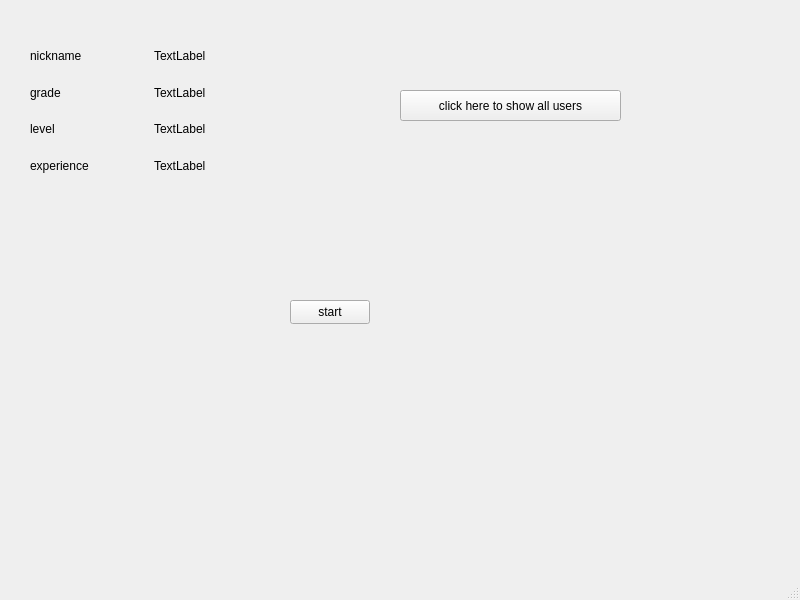
<?xml version="1.0" encoding="UTF-8"?>
<ui version="4.0">
 <class>playerWindow</class>
 <widget class="QMainWindow" name="playerWindow">
  <property name="geometry">
   <rect>
    <x>0</x>
    <y>0</y>
    <width>800</width>
    <height>600</height>
   </rect>
  </property>
  <property name="windowTitle">
   <string>MainWindow</string>
  </property>
  <widget class="QWidget" name="centralwidget">
   <widget class="QPushButton" name="pushButton">
    <property name="geometry">
     <rect>
      <x>400</x>
      <y>90</y>
      <width>221</width>
      <height>31</height>
     </rect>
    </property>
    <property name="text">
     <string>click here to show all users</string>
    </property>
   </widget>
   <widget class="QPushButton" name="pushButton_2">
    <property name="geometry">
     <rect>
      <x>290</x>
      <y>300</y>
      <width>80</width>
      <height>24</height>
     </rect>
    </property>
    <property name="text">
     <string>start</string>
    </property>
   </widget>
   <widget class="QWidget" name="">
    <property name="geometry">
     <rect>
      <x>30</x>
      <y>40</y>
      <width>241</width>
      <height>141</height>
     </rect>
    </property>
    <layout class="QGridLayout" name="gridLayout">
     <item row="0" column="0">
      <widget class="QLabel" name="nicknameLabel">
       <property name="text">
        <string>nickname</string>
       </property>
      </widget>
     </item>
     <item row="0" column="1">
      <widget class="QLabel" name="nicknameShow">
       <property name="text">
        <string>TextLabel</string>
       </property>
      </widget>
     </item>
     <item row="1" column="0">
      <widget class="QLabel" name="gradeLabel">
       <property name="text">
        <string>grade</string>
       </property>
      </widget>
     </item>
     <item row="1" column="1">
      <widget class="QLabel" name="gradeShow">
       <property name="text">
        <string>TextLabel</string>
       </property>
      </widget>
     </item>
     <item row="2" column="0">
      <widget class="QLabel" name="levelLabel">
       <property name="text">
        <string>level</string>
       </property>
      </widget>
     </item>
     <item row="2" column="1">
      <widget class="QLabel" name="levelShow">
       <property name="text">
        <string>TextLabel</string>
       </property>
      </widget>
     </item>
     <item row="3" column="0">
      <widget class="QLabel" name="expLabel">
       <property name="text">
        <string>experience</string>
       </property>
      </widget>
     </item>
     <item row="3" column="1">
      <widget class="QLabel" name="expShow">
       <property name="text">
        <string>TextLabel</string>
       </property>
      </widget>
     </item>
    </layout>
   </widget>
  </widget>
  <widget class="QMenuBar" name="menubar">
   <property name="geometry">
    <rect>
     <x>0</x>
     <y>0</y>
     <width>800</width>
     <height>25</height>
    </rect>
   </property>
  </widget>
  <widget class="QStatusBar" name="statusbar"/>
 </widget>
 <resources/>
 <connections/>
</ui>
